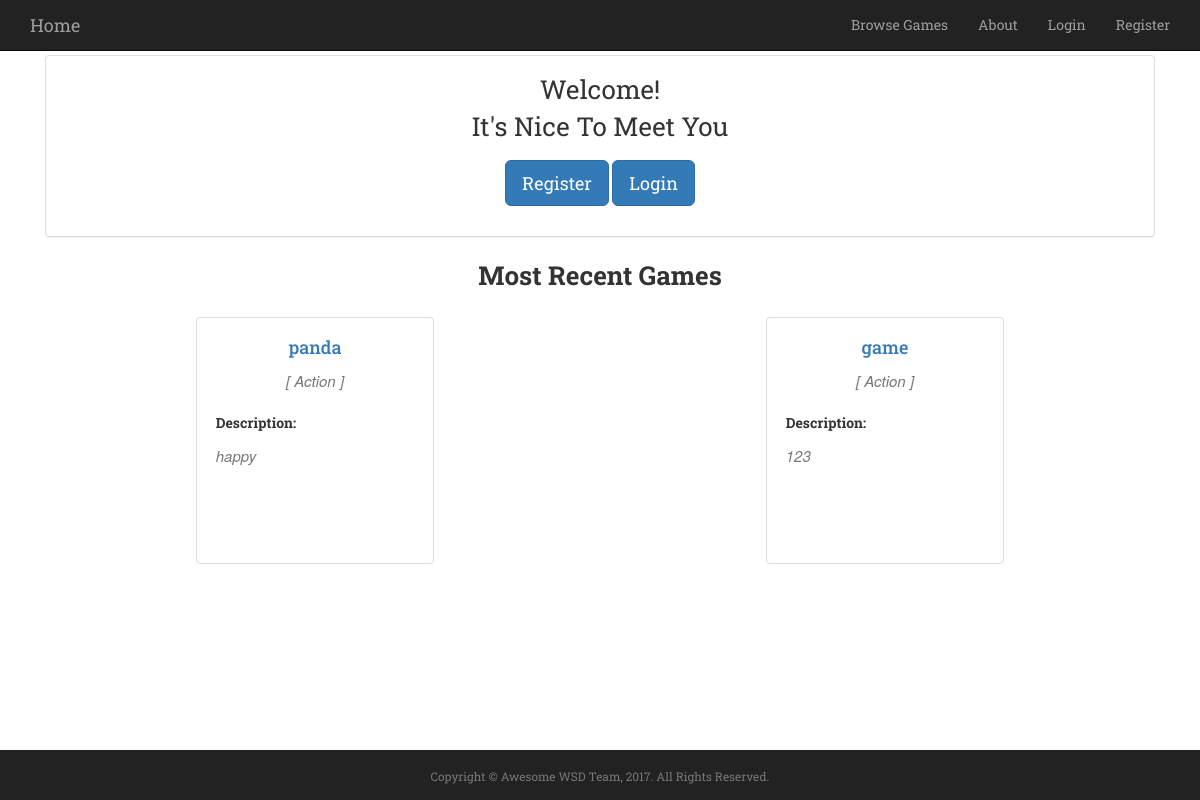
Before: / with the older database file.
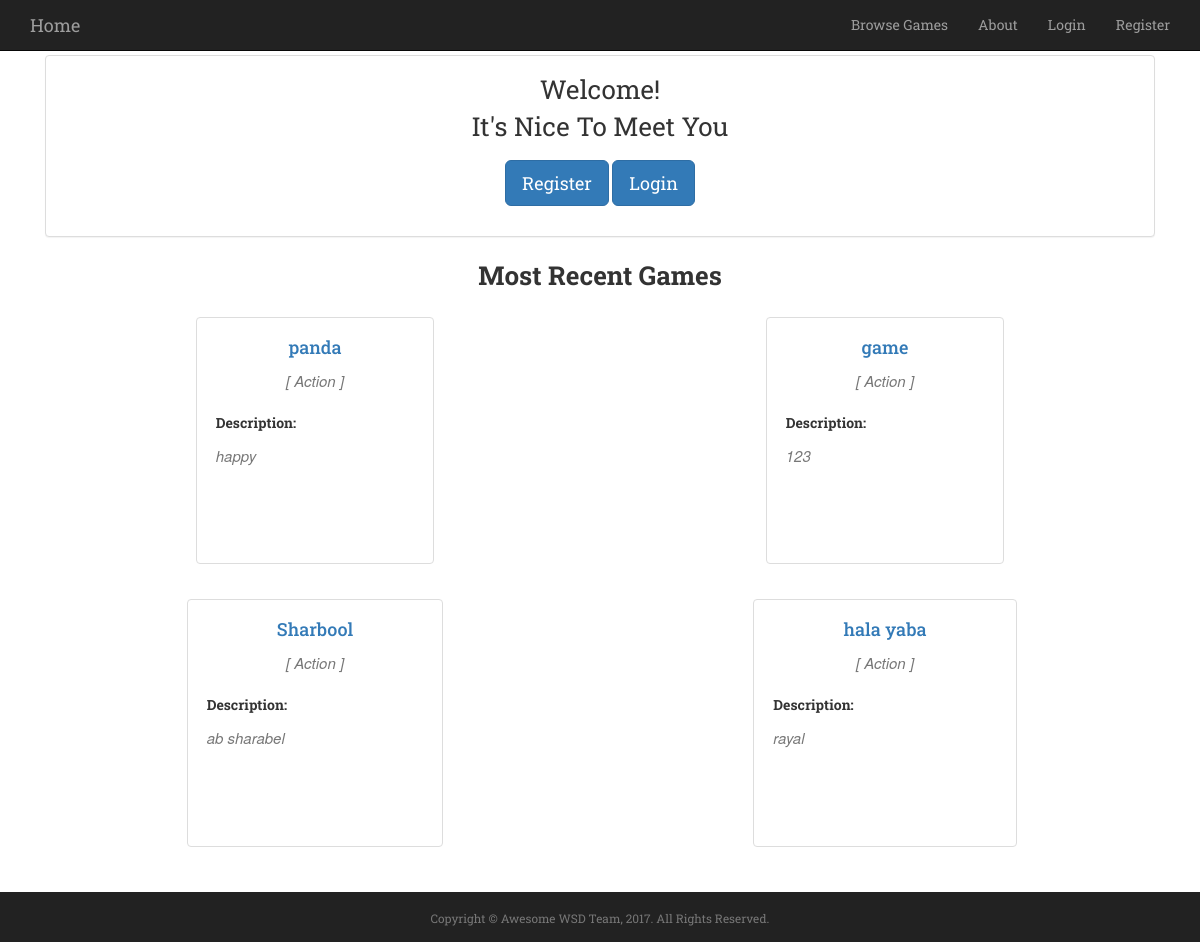
After: the same page with the newer database file.
### awsomeProject/models.py (models this page shows, shortened)
class Game(models.Model):
	Category_Choices = (
		('Action', 'Action'),
		('Adventure', 'Adventure'),
		('Sports', 'Sports'),
		('Strategy', 'Strategy'),
		('Puzzle', 'Puzzle')
	)
	name = models.CharField(max_length=255, unique=True)
	url = models.URLField()
	price = models.FloatField()
	description = models.TextField(max_length=300, default='')
	created = models.DateField(default=now, editable=False)
	category = models.CharField(max_length=20, choices=Category_Choices, default='Action')
	image = CloudinaryField('image')
	""" Informative name for mode """

### awsomeProject/views.py (the view)
# urls.py: 2. Add a URL to urlpatterns:  url(r'^$', views.home, name='home')
def home(request):
	enddate = date.today()
	startdate = enddate - timedelta(days=31)
	print(startdate, enddate)
	games = Game.objects.filter(created__range=[startdate, enddate])
	return render(request, "home.html", {'games': games })

### awsomeProject/templates/home.html (shortened to what this page needs)
{% extends "base.html" %}
{% block scriptsAndStylesheets %}
	{% load cloudinary %}
{% endblock %}
{% block main %}
<div class="col-md-12" id="home">
	<div class="col-md-12">
		<div class="panel panel-default">
			<div class="panel-body">
				{% if user.is_authenticated %}
				<div class="col-md-12 text-center">
					<div class="section-font">Welcome Back {{ user.username }}!</div>
					<div class="section-font">It's Nice To Meet You</div>
				</div>
				{% else %}
				<div class="col-md-12 text-center">
					<div class="col-md-12 col-sm-12 col-xs-12" style="margin-bottom:15px">
						<div class="section-font">Welcome!</div>
						<div class="section-font">It's Nice To Meet You</div>
					</div>
					<div class="col-md-12 text-center" style="margin-bottom:15px">
						<a href="{% url "register" %}" class="btn btn-primary btn-lg" role="button">Register</a>
						<a href="{% url "login" %}" class="btn btn-primary btn-lg" role="button">Login</a>
					</div>
				</div>
				{% endif %}
			</div>
		</div>
	</div>
	<div class="col-md-12" style="margin-bottom:18px">
		<label class="section-font control-label">Most Recent Games</label>
	</div>
	<div class="" id="show-games">
		{% for game in games %}
		<div class="col-md-6 text-center" style="padding-bottom:30px;">
			<div class="img-thumbnail text-center">
				<div class="col-md-12">
				</div>
				<div class="col-md-12">
					<a href={% url "game" game.name %}> <h4 class="service-heading">{{game.name}}<h4></a>
					<h5 class="section-subheading text-muted">[ {{game.category}} ]</h5>
				</div>
				<div class="col-md-12 text-left game-description">
					<h5 class="service-heading"><strong>Description:</strong></h5>
					<p class="section-subheading text-muted">{{game.description}}</p>
				</div>
			</div>
		</div>
		{% endfor %}
	</div>
</div>
{% endblock %}

### awsomeProject/templates/base.html (shortened to what this page needs)
<!DOCTYPE html>
<html lang="en">
<head>
	{% load static %}
	<link rel="stylesheet" type="text/css" href="{% static 'css/bootstrap.min.css' %}">
	<link rel="stylesheet" type="text/css" href="{% static 'css/style.css' %}">
</head>
<body>
	<nav class="navbar navbar-inverse navbar-fixed-top" role="navigation" id="mainNav">
		<div class="container">
			<div class="navbar-header">
				<a class="navbar-brand active" href={% url "index" %}>Home</a>
			</div>
			<div class="collapse navbar-collapse" id="bs-example-navbar-collapse-1">
				<ul class="nav navbar-nav navbar-right">
					<li class=""><a href={% url "browseGames" %}>Browse Games</a></li>
					<li class=""><a href={% url "about" %}>About</a></li>
					{% if user.is_authenticated %}
					<li>
						<div class="dropdown" style="margin-top: 8px; pull=right">
							<button class="btn btn-default dropdown-toggle" type="button" id="dropdownMenu1" data-toggle="dropdown" aria-haspopup="true" aria-expanded="true">
							{{ user.username }}
								<span class="caret"></span>
							</button>
							<ul class="dropdown-menu">
								<li><a href={% url "myProfile" %}>Manage Games </a></li>
								<li><a href={% url "editProfile" %}>Account Settings </a></li>
								<li role="separator" class="divider"></li>
								<li><a href={% url "logout" %}>Logout </a></li>
							</ul>
						</div>
					</li>
					{% else %}
					<li><a href={% url "login" %}>Login</a></li>
					<li><a href={% url "register" %}>Register</a></li>
					{% endif %}
				</ul>
			</div>
		</div>
	</nav>
	<div class="container text-center main">
		<div class="row">
			<div class="text-center">
			{% block main %}
			{% endblock %}
			</div>
		</div>
	</div>
	<div>
		<div class="container">
			<div class="row">
				<div class="" id="footer">
					<p class="copyright text-muted small text-center" style="margin-top:18px;">Copyright &copy; Awesome WSD Team, 2017. All Rights Reserved.</p>
				</div>
			</div>
		</div>
	</div>
</body>
</html>

### awsomeProject/static/css/style.css (style rules this page uses)
* { @include box-sizing(border-box); }
body { padding-top: 55px; font-family:"Roboto Slab","Helvetica Neue",Helvetica,Arial,sans-serif; }
#footer { position:fixed; left:0px; bottom:0; min-height:50px; width:100%; background-color:#222; border-color: #222; }
.section-subheading { font-size:16px; font-family:"Droid Serif","Helvetica Neue",Helvetica,Arial,sans-serif; text-transform:none; font-style:italic; font-weight:400; }
a { text-decoration: none !important; }
.section-font { font-size: 16px; }
.game-description { height: 140px; margin-bottom: 2%; }
.main { margin-bottom: 80px; }
@media (min-width:500px) { .service-heading { margin:15px 0; text-transform:none } }
@media (min-width:500px) { .section-font { font-size: 18px; } }
@media (min-width:500px) { .section-subheading { font-size:13px; } }
@media (min-width:500px) { .game-description { height: 150px; } }
@media (min-width:500px) { .main { margin-bottom: 70px; } }
@media (min-width: 768px) { .section-font { font-size: 22px; } }
@media (min-width: 768px) { .section-subheading { font-size:14px; } }
@media (min-width: 768px) { .game-description { height: 100px; } }
@media (min-width: 768px) { .main { margin-bottom: 70px; } }
@media (min-width:992px) { .section-font { font-size: 26px; } }
@media (min-width:992px) { .section-subheading { font-size:15px; } }
@media (min-width:992px) { .game-description { height: 155px; } }
@media (min-width:992px) { .main { margin-bottom: 60px; } }

Changed rows visible on the page:
added Game: name "Sharbool", category "Action", description "ab sharabel"
added Game: name "hala yaba", category "Action", description "rayal"
